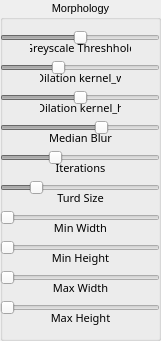
   <widget class="QGroupBox" name="groupBox">
    <property name="geometry">
     <rect>
      <x>570</x>
      <y>90</y>
      <width>161</width>
      <height>341</height>
     </rect>
    </property>
    <property name="font">
     <font>
      <pointsize>8</pointsize>
     </font>
    </property>
    <property name="title">
     <string>Morphology</string>
    </property>
    <property name="alignment">
     <set>Qt::AlignCenter</set>
    </property>
    <widget class="QSlider" name="threshholdSlider">
     <property name="enabled">
      <bool>false</bool>
     </property>
     <property name="geometry">
      <rect>
       <x>0</x>
       <y>30</y>
       <width>160</width>
       <height>16</height>
      </rect>
     </property>
     <property name="toolTip">
      <string>Greyscale to binary threshold value (0-255 lower =&gt; more black pixels) </string>
     </property>
     <property name="statusTip">
      <string>Adjust greyscale threshold value</string>
     </property>
     <property name="maximum">
      <number>255</number>
     </property>
     <property name="value">
      <number>128</number>
     </property>
     <property name="orientation">
      <enum>Qt::Horizontal</enum>
     </property>
    </widget>
    <widget class="QSlider" name="kernel_wSlider">
     <property name="enabled">
      <bool>false</bool>
     </property>
     <property name="geometry">
      <rect>
       <x>0</x>
       <y>60</y>
       <width>160</width>
       <height>16</height>
      </rect>
     </property>
     <property name="toolTip">
      <string>Width of contour dilation mask in pixels (0-200)</string>
     </property>
     <property name="maximum">
      <number>200</number>
     </property>
     <property name="value">
      <number>70</number>
     </property>
     <property name="orientation">
      <enum>Qt::Horizontal</enum>
     </property>
    </widget>
    <widget class="QSlider" name="kernel_hSlider">
     <property name="enabled">
      <bool>false</bool>
     </property>
     <property name="geometry">
      <rect>
       <x>0</x>
       <y>90</y>
       <width>160</width>
       <height>16</height>
      </rect>
     </property>
     <property name="toolTip">
      <string>Height of contour dilation mask in pixels (0-200)</string>
     </property>
     <property name="maximum">
      <number>200</number>
     </property>
     <property name="value">
      <number>100</number>
     </property>
     <property name="orientation">
      <enum>Qt::Horizontal</enum>
     </property>
    </widget>
    <widget class="QSlider" name="iterationsSlider">
     <property name="enabled">
      <bool>false</bool>
     </property>
     <property name="geometry">
      <rect>
       <x>0</x>
       <y>150</y>
       <width>160</width>
       <height>16</height>
      </rect>
     </property>
     <property name="toolTip">
      <string>Number of times to scan the contour(1-3)</string>
     </property>
     <property name="maximum">
      <number>3</number>
     </property>
     <property name="value">
      <number>1</number>
     </property>
     <property name="orientation">
      <enum>Qt::Horizontal</enum>
     </property>
    </widget>
    <widget class="QLabel" name="threshholdLabel">
     <property name="geometry">
      <rect>
       <x>30</x>
       <y>40</y>
       <width>101</width>
       <height>16</height>
      </rect>
     </property>
     <property name="font">
      <font>
       <family>FROMVS</family>
       <pointsize>8</pointsize>
      </font>
     </property>
     <property name="text">
      <string>Greyscale Threshhold</string>
     </property>
     <property name="alignment">
      <set>Qt::AlignCenter</set>
     </property>
    </widget>
    <widget class="QLabel" name="kernel_wLabel">
     <property name="geometry">
      <rect>
       <x>40</x>
       <y>70</y>
       <width>81</width>
       <height>16</height>
      </rect>
     </property>
     <property name="font">
      <font>
       <family>FROMVS</family>
       <pointsize>8</pointsize>
      </font>
     </property>
     <property name="text">
      <string>Dilation kernel_w</string>
     </property>
     <property name="alignment">
      <set>Qt::AlignCenter</set>
     </property>
    </widget>
    <widget class="QLabel" name="kernel_hLabel">
     <property name="geometry">
      <rect>
       <x>40</x>
       <y>100</y>
       <width>81</width>
       <height>16</height>
      </rect>
     </property>
     <property name="font">
      <font>
       <family>FROMVS</family>
       <pointsize>8</pointsize>
      </font>
     </property>
     <property name="text">
      <string>Dilation kernel_h</string>
     </property>
     <property name="alignment">
      <set>Qt::AlignCenter</set>
     </property>
    </widget>
    <widget class="QLabel" name="iteratonsLabel">
     <property name="geometry">
      <rect>
       <x>40</x>
       <y>160</y>
       <width>81</width>
       <height>16</height>
      </rect>
     </property>
     <property name="font">
      <font>
       <family>FROMVS</family>
       <pointsize>8</pointsize>
      </font>
     </property>
     <property name="text">
      <string>Iterations</string>
     </property>
     <property name="alignment">
      <set>Qt::AlignCenter</set>
     </property>
    </widget>
    <widget class="QLabel" name="blurLabel">
     <property name="geometry">
      <rect>
       <x>40</x>
       <y>130</y>
       <width>81</width>
       <height>16</height>
      </rect>
     </property>
     <property name="font">
      <font>
       <family>FROMVS</family>
       <pointsize>8</pointsize>
      </font>
     </property>
     <property name="text">
      <string>Median Blur</string>
     </property>
     <property name="alignment">
      <set>Qt::AlignCenter</set>
     </property>
    </widget>
    <widget class="QSlider" name="blurSlider">
     <property name="enabled">
      <bool>false</bool>
     </property>
     <property name="geometry">
      <rect>
       <x>0</x>
       <y>120</y>
       <width>160</width>
       <height>16</height>
      </rect>
     </property>
     <property name="toolTip">
      <string>Amount of blur from the center of the contour outward (0- 20)</string>
     </property>
     <property name="maximum">
      <number>20</number>
     </property>
     <property name="value">
      <number>13</number>
     </property>
     <property name="orientation">
      <enum>Qt::Horizontal</enum>
     </property>
    </widget>
    <widget class="QLabel" name="turdLabel">
     <property name="geometry">
      <rect>
       <x>40</x>
       <y>190</y>
       <width>81</width>
       <height>16</height>
      </rect>
     </property>
     <property name="font">
      <font>
       <family>FROMVS</family>
       <pointsize>8</pointsize>
      </font>
     </property>
     <property name="text">
      <string>Turd Size</string>
     </property>
     <property name="alignment">
      <set>Qt::AlignCenter</set>
     </property>
    </widget>
    <widget class="QSlider" name="turdSlider">
     <property name="enabled">
      <bool>false</bool>
     </property>
     <property name="geometry">
      <rect>
       <x>0</x>
       <y>180</y>
       <width>160</width>
       <height>16</height>
      </rect>
     </property>
     <property name="toolTip">
      <string>Size of square (w=h) to eliminate in pixels (0-5)</string>
     </property>
     <property name="maximum">
      <number>5</number>
     </property>
     <property name="value">
      <number>1</number>
     </property>
     <property name="orientation">
      <enum>Qt::Horizontal</enum>
     </property>
    </widget>
    <widget class="QLabel" name="minWidthLabel">
     <property name="geometry">
      <rect>
       <x>40</x>
       <y>220</y>
       <width>81</width>
       <height>16</height>
      </rect>
     </property>
     <property name="font">
      <font>
       <family>FROMVS</family>
       <pointsize>8</pointsize>
      </font>
     </property>
     <property name="text">
      <string>Min Width</string>
     </property>
     <property name="alignment">
      <set>Qt::AlignCenter</set>
     </property>
    </widget>
    <widget class="QSlider" name="minWidthSlider">
     <property name="enabled">
      <bool>false</bool>
     </property>
     <property name="geometry">
      <rect>
       <x>0</x>
       <y>210</y>
       <width>160</width>
       <height>16</height>
      </rect>
     </property>
     <property name="toolTip">
      <string>Minimum width of countour - scale set by box type</string>
     </property>
     <property name="maximum">
      <number>0</number>
     </property>
     <property name="singleStep">
      <number>1</number>
     </property>
     <property name="value">
      <number>0</number>
     </property>
     <property name="orientation">
      <enum>Qt::Horizontal</enum>
     </property>
    </widget>
    <widget class="QSlider" name="maxWidthSlider">
     <property name="enabled">
      <bool>false</bool>
     </property>
     <property name="geometry">
      <rect>
       <x>0</x>
       <y>270</y>
       <width>160</width>
       <height>16</height>
      </rect>
     </property>
     <property name="toolTip">
      <string>Maximum width of countour - scale set by box type</string>
     </property>
     <property name="maximum">
      <number>0</number>
     </property>
     <property name="singleStep">
      <number>1</number>
     </property>
     <property name="pageStep">
      <number>10</number>
     </property>
     <property name="value">
      <number>0</number>
     </property>
     <property name="orientation">
      <enum>Qt::Horizontal</enum>
     </property>
    </widget>
    <widget class="QLabel" name="maxWidthLabel">
     <property name="geometry">
      <rect>
       <x>40</x>
       <y>280</y>
       <width>81</width>
       <height>16</height>
      </rect>
     </property>
     <property name="font">
      <font>
       <family>FROMVS</family>
       <pointsize>8</pointsize>
      </font>
     </property>
     <property name="text">
      <string>Max Width</string>
     </property>
     <property name="alignment">
      <set>Qt::AlignCenter</set>
     </property>
    </widget>
    <widget class="QLabel" name="maxHeightLabel">
     <property name="geometry">
      <rect>
       <x>40</x>
       <y>310</y>
       <width>81</width>
       <height>16</height>
      </rect>
     </property>
     <property name="font">
      <font>
       <family>FROMVS</family>
       <pointsize>8</pointsize>
      </font>
     </property>
     <property name="text">
      <string>Max Height</string>
     </property>
     <property name="alignment">
      <set>Qt::AlignCenter</set>
     </property>
    </widget>
    <widget class="QSlider" name="maxHeightSlider">
     <property name="enabled">
      <bool>false</bool>
     </property>
     <property name="geometry">
      <rect>
       <x>0</x>
       <y>300</y>
       <width>160</width>
       <height>16</height>
      </rect>
     </property>
     <property name="toolTip">
      <string>Maximum height of countour - scale set by box type</string>
     </property>
     <property name="maximum">
      <number>0</number>
     </property>
     <property name="value">
      <number>0</number>
     </property>
     <property name="orientation">
      <enum>Qt::Horizontal</enum>
     </property>
    </widget>
    <widget class="QSlider" name="minHeightSlider">
     <property name="enabled">
      <bool>false</bool>
     </property>
     <property name="geometry">
      <rect>
       <x>0</x>
       <y>240</y>
       <width>160</width>
       <height>16</height>
      </rect>
     </property>
     <property name="toolTip">
      <string>Minimum height of countour - scale set by box type</string>
     </property>
     <property name="minimum">
      <number>0</number>
     </property>
     <property name="maximum">
      <number>0</number>
     </property>
     <property name="singleStep">
      <number>1</number>
     </property>
     <property name="pageStep">
      <number>10</number>
     </property>
     <property name="value">
      <number>0</number>
     </property>
     <property name="orientation">
      <enum>Qt::Horizontal</enum>
     </property>
    </widget>
    <widget class="QLabel" name="minHeightLabel">
     <property name="geometry">
      <rect>
       <x>40</x>
       <y>250</y>
       <width>81</width>
       <height>16</height>
      </rect>
     </property>
     <property name="font">
      <font>
       <family>FROMVS</family>
       <pointsize>8</pointsize>
      </font>
     </property>
     <property name="text">
      <string>Min Height</string>
     </property>
     <property name="alignment">
      <set>Qt::AlignCenter</set>
     </property>
    </widget>
   </widget>
